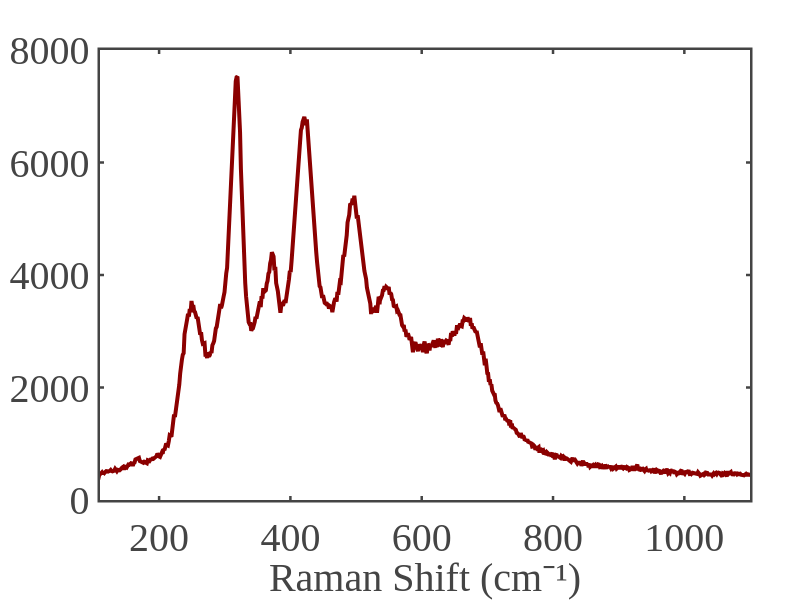

The code cell stored with this chart in its notebook:
### Markdown cell above
## Raman

### Code cell
import numpy as np
import pandas as pd
import plotly.graph_objects as go
import plotly.io as pio
import os

# ============================================================
# --- Custom Plotly Template (same as your reference) ---
# ============================================================
fig_template = go.layout.Template()
fig_template.layout = go.Layout(
    template='simple_white+presentation',
    autosize=False,
    width=800,
    height=600,
    xaxis=dict(
        ticks='inside',
        mirror='ticks',
        linewidth=2.5,
        tickwidth=2.5,
        ticklen=4,
        showline=True,
        showgrid=False,
        zerolinecolor='white',
        title=dict(font=dict(size=40)),
        tickfont=dict(size=40)
    ),
    yaxis=dict(
        ticks='inside',
        mirror='ticks',
        linewidth=2.5,
        tickwidth=2.5,
        ticklen=4,
        showline=True,
        showgrid=False,
        zerolinecolor='white',
        title=dict(font=dict(size=40)),
        tickfont=dict(size=40)
    ),
    font=dict(family='mathjax', size=34)
)

# ============================================================
# --- File Path ---
# ============================================================
raman_path = r"D:\Atanu\NaBiF4_PL_analysis\NaBiF4_PL_analysis\NaBiF4_PL_analysis\Raman\NaBiF_K-532-2400-1s-0.05-1-green spot.txt"

# ============================================================
# --- Load Raman Data ---
# ============================================================
df_raman = pd.read_csv(
    raman_path,
    delim_whitespace=True,
    comment='#',
    names=['Raman Shift (cm⁻¹)', 'Intensity']
)

# ============================================================
# --- Create Figure ---
# ============================================================
fig = go.Figure()

fig.add_trace(go.Scatter(
    x=df_raman['Raman Shift (cm⁻¹)'],
    y=df_raman['Intensity'],
    mode='lines',
    line=dict(width=4, color="darkred"),
    name='NaBiF₄ (532 nm)'
))


# # ============================================================
# # --- Laser wavelength markers (converted to cm⁻¹) ---
# # ============================================================
# wn_975 = 1e7 / 975    # ≈ 10256 cm⁻¹
# wn_1064 = 1e7 / 1064  # ≈ 9398 cm⁻¹

# fig.add_vline(
#     x=wn_975,
#     line_width=4,
#     line_dash="dash",
#     line_color="black",
#     annotation_text="975 nm",
#     annotation_position="top right",
#     annotation_font_size=32
# )

# fig.add_vline(
#     x=wn_1064,
#     line_width=4,
#     line_dash="dash",
#     line_color="black",
#     annotation_text="1064 nm",
#     annotation_position="top left",
#     annotation_font_size=32
# )

# ============================================================
# --- Layout Settings ---
# ============================================================
fig.update_layout(
    template=fig_template,
    width=800,
    height=600,
    margin=dict(l=100, r=50, t=50, b=100),
    xaxis_title="Raman Shift (cm⁻¹)",
    # yaxis_title="Intensity (a.u.)",
    legend=dict(
        x=0.98, y=0.98,
        xanchor='right',
        font=dict(size=34)
    )
)
fig.update_xaxes(range=[110, 1100])
fig.update_yaxes(
    range=[0, 8000],
    tickmode="linear",
    tick0=0,
    dtick=2000
)

# ============================================================
# --- Save Figure ---
# ============================================================
output_path = os.path.join(
    os.path.dirname(raman_path),
    "NaBiF4_Raman_532nm.png"
)

pio.write_image(fig, output_path, format='png', scale=4)
print(f"✅ Figure saved as: {output_path}")

# ============================================================
# --- Show Figure ---
# ============================================================
fig.show()

### Figure 1 — Plotly figure (JSON) as saved in the notebook; plotly's stock layout.template omitted (floating-point values rounded to 4 significant figures; data arrays with more than 128 entries replaced by an {"elided": "..."} marker saying what was removed)
{"data": [{"line": {"color": "darkred", "width": 4}, "mode": "lines", "name": "NaBiF₄ (532 nm)", "type": "scatter", "x": {"elided": "2907 float values"}, "y": {"elided": "2907 float values"}}], "layout": {"height": 600, "legend": {"font": {"size": 34}, "x": 0.98, "xanchor": "right", "y": 0.98}, "margin": {"b": 100, "l": 100, "r": 50, "t": 50}, "width": 800, "xaxis": {"range": [110, 1100], "title": {"text": "Raman Shift (cm⁻¹)"}, "type": "linear"}, "yaxis": {"dtick": 2000, "range": [0, 8000], "tick0": 0, "tickmode": "linear", "type": "linear"}}}
